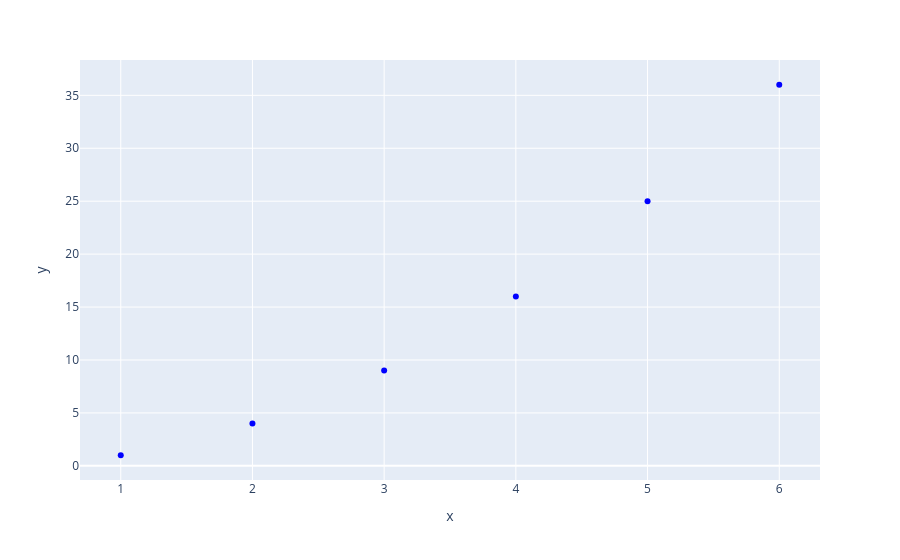

The cell this chart's notebook holds for it:
### Markdown cell above
+ [手动设置散点图或者线图的颜色](https://stackoverflow.com/questions/63413928/plotly-how-to-manually-set-the-color-of-points-in-plotly-express-scatter-plots)

### Code cell
# 通过 color_discrete_sequence=['color'] 方式设置
scatter = px.scatter(x=[1,2,3,4,5,6], y=[1,4,9,16,25,36], color_discrete_sequence=['blue'])
scatter.show()

### Figure 1 — Plotly figure (JSON) as saved in the notebook; plotly's stock layout.template omitted (floating-point values rounded to 4 significant figures)
{"data": [{"hovertemplate": "x=%{x}<br>y=%{y}<extra></extra>", "legendgroup": "", "marker": {"color": "blue", "symbol": "circle"}, "mode": "markers", "name": "", "orientation": "v", "showlegend": false, "type": "scatter", "x": [1, 2, 3, 4, 5, 6], "xaxis": "x", "y": [1, 4, 9, 16, 25, 36], "yaxis": "y"}], "layout": {"autosize": true, "legend": {"tracegroupgap": 0}, "margin": {"t": 60}, "xaxis": {"anchor": "y", "autorange": true, "domain": [0, 1], "range": [0.6998, 6.3], "title": {"text": "x"}, "type": "linear"}, "yaxis": {"anchor": "x", "autorange": true, "domain": [0, 1], "range": [-1.482, 38.48], "title": {"text": "y"}, "type": "linear"}}}
